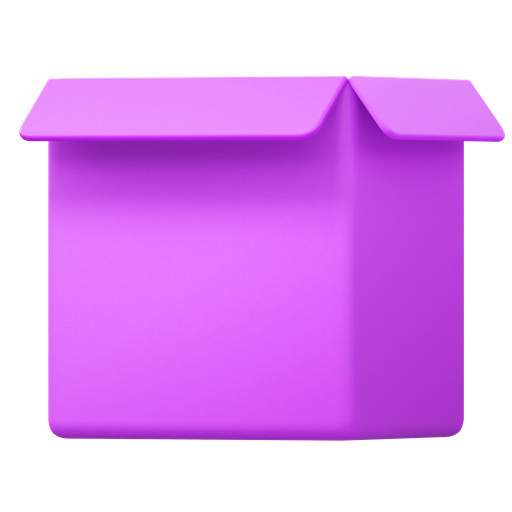
#> input picture evseye_core/tool/art-violet/empty.png, 512 x 512 px, given as the content of the folder art-violet/empty.png, which was not available
$ python retint_art.py art-violet/empty.png art-violet/hub.png
#> lines starting #> are read from the running program, lines starting #| are printed output that depends on the picture; after the words box and inside, x2 and y2 are one past the last pixel; in counts of white or black regions, pixels touching at a corner belong together; pictures that were not available may be replaced by others from this repository, and a replacement may not be noted
"""Re-tint the shared 3D artwork from the rendered violet to the brand pink.

Only the brand band moves. Hue is remapped onto a narrow band around the
logo's 317 degrees, saturation is scaled toward the logo's own, and value is
lifted along a curve that lightens without clipping the highlights — so the
shading that makes these read as rendered objects survives. Skin, hair and
every grey sit outside the band and are untouched.

  python3 tool/retint_art.py tool/art-violet assets/art
"""
from PIL import Image
import numpy as np
import sys, os, glob

SRC_LO, SRC_HI = 230.0, 310.0
DST_LO, DST_HI = 308.0, 326.0
SAT_SCALE = 0.62
VAL_LIFT = 0.30


def retint(path, out):
#> called with path = '_only/empty.png', out = 'art-violet/hub.png/empty.png'
    im = Image.open(path).convert('RGBA')
#> im is the input picture: PIL image 512x512 RGBA; mean R, G, B, A 122.6, 55.2, 140, 148.8
    a = np.asarray(im).astype(np.float32) / 255.0
    rgb, alpha = a[..., :3], a[..., 3]
    r, g, b = rgb[..., 0], rgb[..., 1], rgb[..., 2]
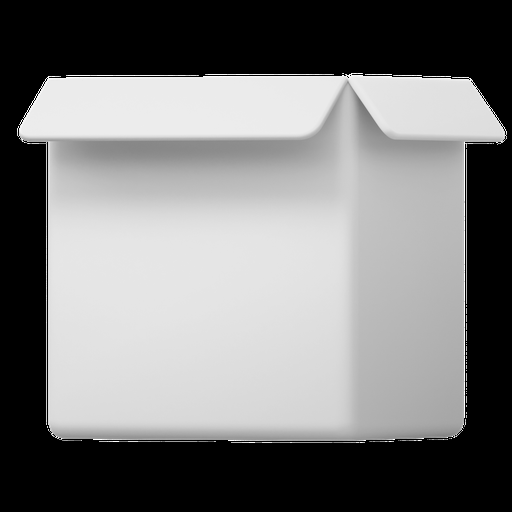
#> r: shape (512, 512) float32; min 0, max 1, mean 0.481
    mx, mn = rgb.max(2), rgb.min(2)
    d = mx - mn
    dz = np.where(d == 0, 1.0, d)
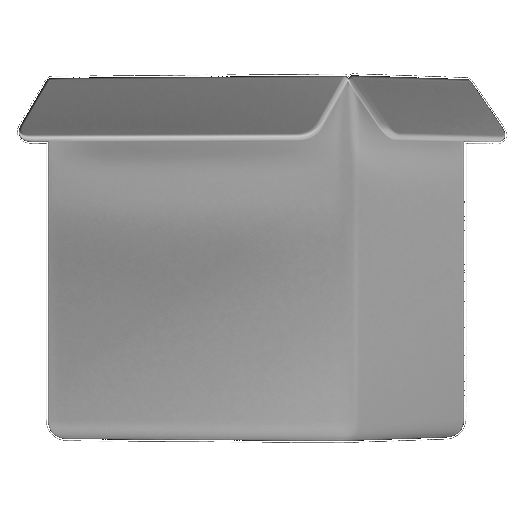
#> dz: shape (512, 512) float32; min 0.00392, max 1, mean 0.741
    h = np.where(mx == r, ((g - b) / dz) % 6,
        np.where(mx == g, ((b - r) / dz) + 2, ((r - g) / dz) + 4)) * 60.0
    h = np.where(d == 0, 0.0, h) % 360.0
    s = np.where(mx == 0, 0.0, d / np.where(mx == 0, 1.0, mx))
    v = mx

    sel = (h >= SRC_LO) & (h <= SRC_HI) & (d > 0)
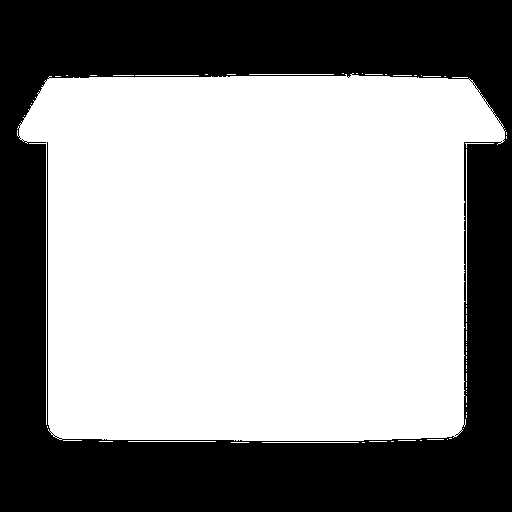
#> sel: shape (512, 512) bool; 59.1% white; 1 black region, box (x1, y1, x2, y2) and area: (0, 0, 512, 512) 107167
    h2 = np.where(sel, DST_LO + (h - SRC_LO) * (DST_HI - DST_LO) / (SRC_HI - SRC_LO), h)
    s2 = np.where(sel, s * SAT_SCALE, s)
    v2 = np.where(sel, v + (1.0 - v) * VAL_LIFT, v)

    i = np.floor(h2 / 60.0) % 6
    f = h2 / 60.0 - np.floor(h2 / 60.0)
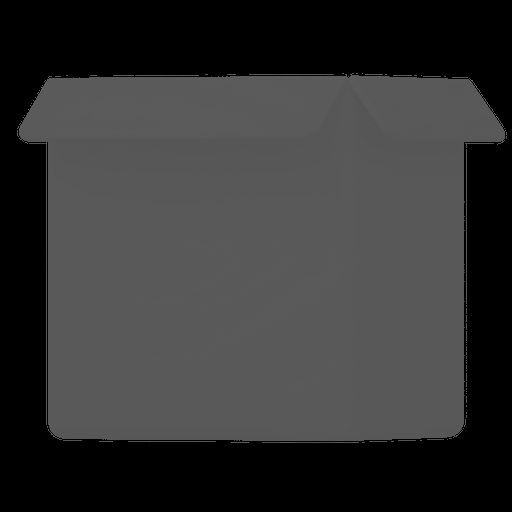
#> f: shape (512, 512) float32; min 0, max 0.375, mean 0.207
    p, q, t = v2 * (1 - s2), v2 * (1 - f * s2), v2 * (1 - (1 - f) * s2)
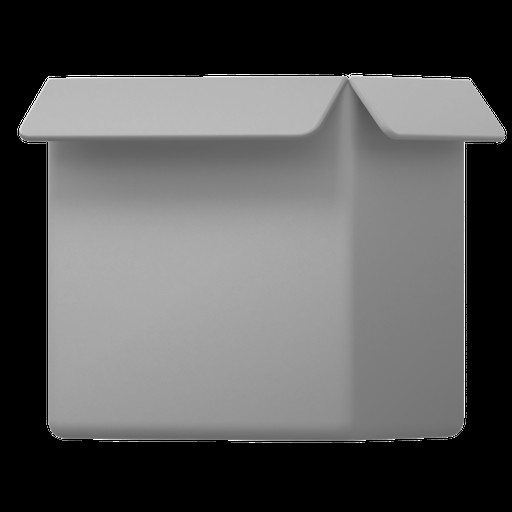
#> p: shape (512, 512) float32; min 0, max 1, mean 0.35
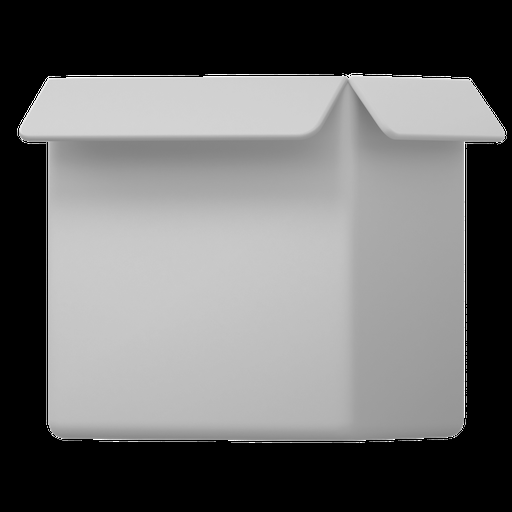
#> t: shape (512, 512) float32; min 0, max 1, mean 0.424
    out_r = np.select([i==0,i==1,i==2,i==3,i==4,i==5], [v2,q,p,p,t,v2])
    out_g = np.select([i==0,i==1,i==2,i==3,i==4,i==5], [t,v2,v2,q,p,p])
    out_b = np.select([i==0,i==1,i==2,i==3,i==4,i==5], [p,p,t,v2,v2,q])
    res = np.dstack([out_r, out_g, out_b, alpha])
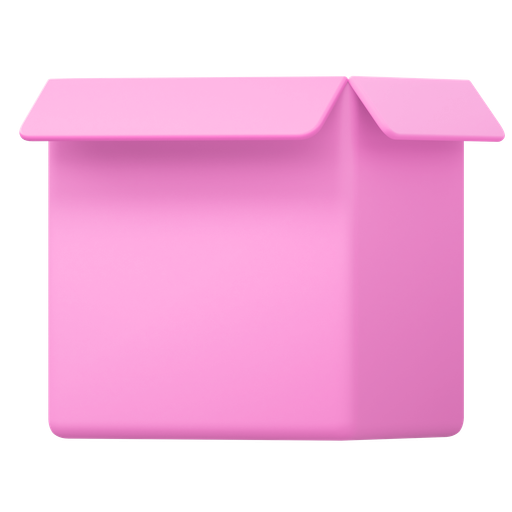
#> res: shape (512, 512, 4) float32; mean of channels 0, 1, 2, 3 0.562, 0.35, 0.488, 0.584; transparent parts drawn white
    res = np.clip(res * 255.0 + 0.5, 0, 255).astype(np.uint8)
    Image.fromarray(res).save(out, optimize=True)
    return sel.sum(), alpha.size


if __name__ == '__main__':
    src_dir, out_dir = sys.argv[1], sys.argv[2]
    os.makedirs(out_dir, exist_ok=True)
    for path in sorted(glob.glob(f'{src_dir}/*.png')):
        n, tot = retint(path, f'{out_dir}/{os.path.basename(path)}')
        print(f'  {os.path.basename(path):24} {100*n/tot:5.1f}% re-tinted')
#|   empty.png                 59.1% re-tinted

$ run again, on evseye_core/tool/art-violet/hub.png
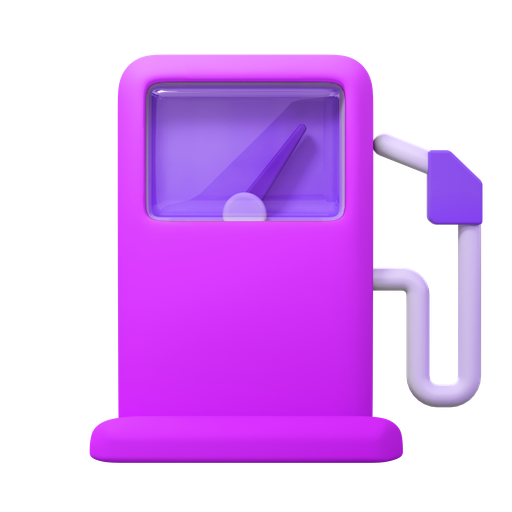
#> input picture evseye_core/tool/art-violet/hub.png, 512 x 512 px, given as the content of the folder art-violet/hub.png, which was not available
#> in retint, im is the input picture: PIL image 512x512 RGBA; mean R, G, B, A 89.3, 35.7, 110.4, 115.7
#> sel: shape (512, 512) bool; 46.5% white; 68 white regions (58 under 20 px), largest, box (x1, y1, x2, y2) and area: (87, 52, 484, 465) 121022, (115, 95, 116, 300) 205, (157, 52, 337, 53) 180
#> in retint, `p, q, t = v2 * (1 - s2), v2 * (1 - f * s2), v2 * (1 - (1 - f) * s2)`:
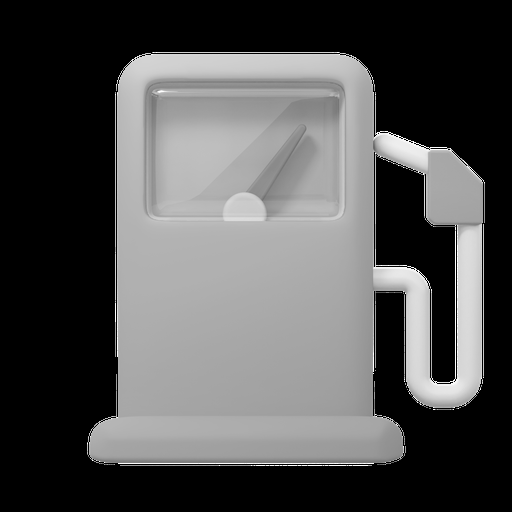
#> t: shape (512, 512) float32; min 0, max 1, mean 0.32
#> in retint, `res = np.dstack([out_r, out_g, out_b, alpha])`:
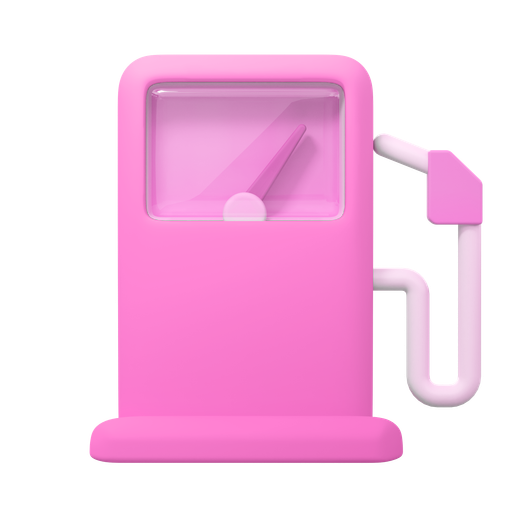
#> res: shape (512, 512, 4) float32; mean of channels 0, 1, 2, 3 0.444, 0.258, 0.382, 0.454; transparent parts drawn white
#|   hub.png                   46.5% re-tinted

$ run again, on evseye_core/tool/art-violet/intro_earnings.png
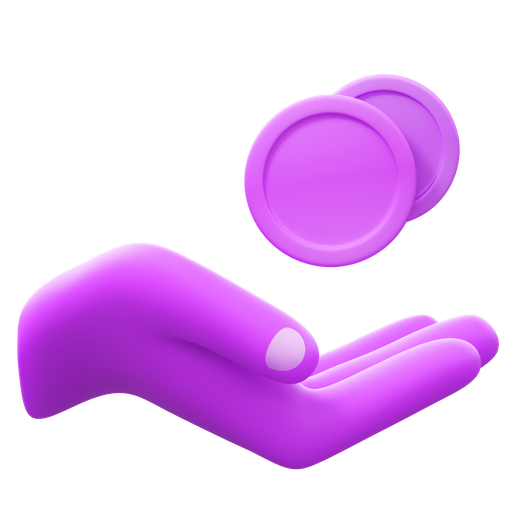
#> input picture evseye_core/tool/art-violet/intro_earnings.png, 512 x 512 px, given as the content of the folder art-violet/intro_earnings.png, which was not available
#> in retint, im is the input picture: PIL image 512x512 RGBA; mean R, G, B, A 71.9, 31.7, 82.8, 88.7
#> sel: shape (512, 512) bool; 35.7% white; 69 white regions (65 under 20 px), largest, box (x1, y1, x2, y2) and area: (17, 242, 502, 472) 61958, (244, 73, 462, 270) 31369, (15, 328, 16, 364) 36, (242, 171, 243, 192) 21
#> in retint, `p, q, t = v2 * (1 - s2), v2 * (1 - f * s2), v2 * (1 - (1 - f) * s2)`:
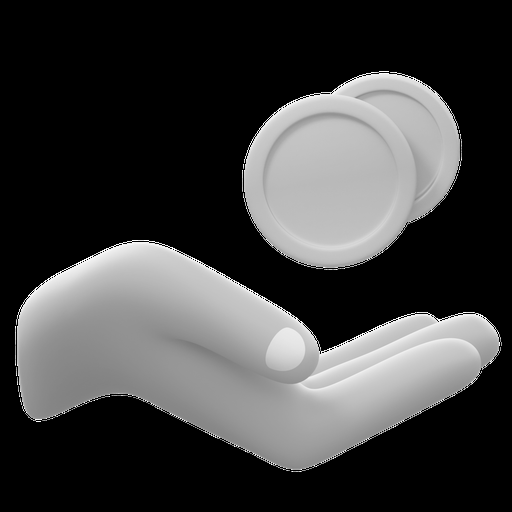
#> t: shape (512, 512) float32; min 0, max 1, mean 0.251
#> in retint, `res = np.dstack([out_r, out_g, out_b, alpha])`:
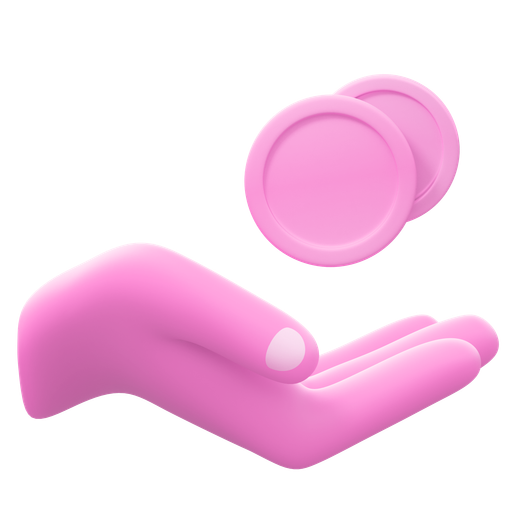
#> res: shape (512, 512, 4) float32; mean of channels 0, 1, 2, 3 0.335, 0.206, 0.29, 0.348; transparent parts drawn white
#|   intro_earnings.png        35.7% re-tinted
